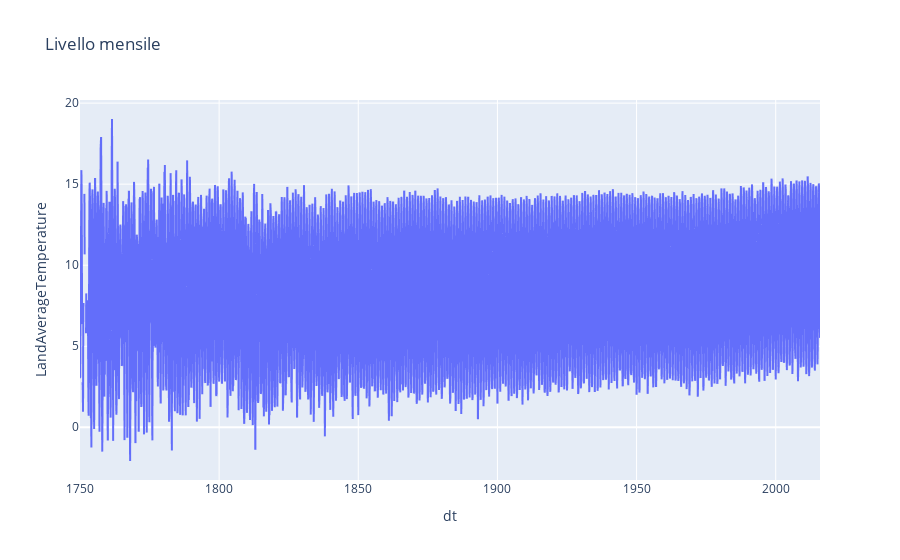

Here is the notebook cell this chart was saved with:
### Code cell
fig = px.line(df, x=df.index, y="LandAverageTemperature", title='Livello mensile')
fig.show()

### Figure 1 — Plotly figure (JSON) as saved in the notebook; plotly's stock layout.template omitted (floating-point values rounded to 4 significant figures; data arrays with more than 128 entries replaced by an {"elided": "..."} marker saying what was removed)
{"data": [{"hovertemplate": "dt=%{x}<br>LandAverageTemperature=%{y}<extra></extra>", "legendgroup": "", "line": {"color": "#636efa", "dash": "solid"}, "marker": {"symbol": "circle"}, "mode": "lines", "name": "", "showlegend": false, "x": {"elided": "3192 str values"}, "xaxis": "x", "y": {"elided": "3192 float values"}, "yaxis": "y", "type": "scattergl"}], "layout": {"xaxis": {"anchor": "y", "domain": [0.0, 1.0], "title": {"text": "dt"}}, "yaxis": {"anchor": "x", "domain": [0.0, 1.0], "title": {"text": "LandAverageTemperature"}}, "legend": {"tracegroupgap": 0}, "title": {"text": "Livello mensile"}}}
